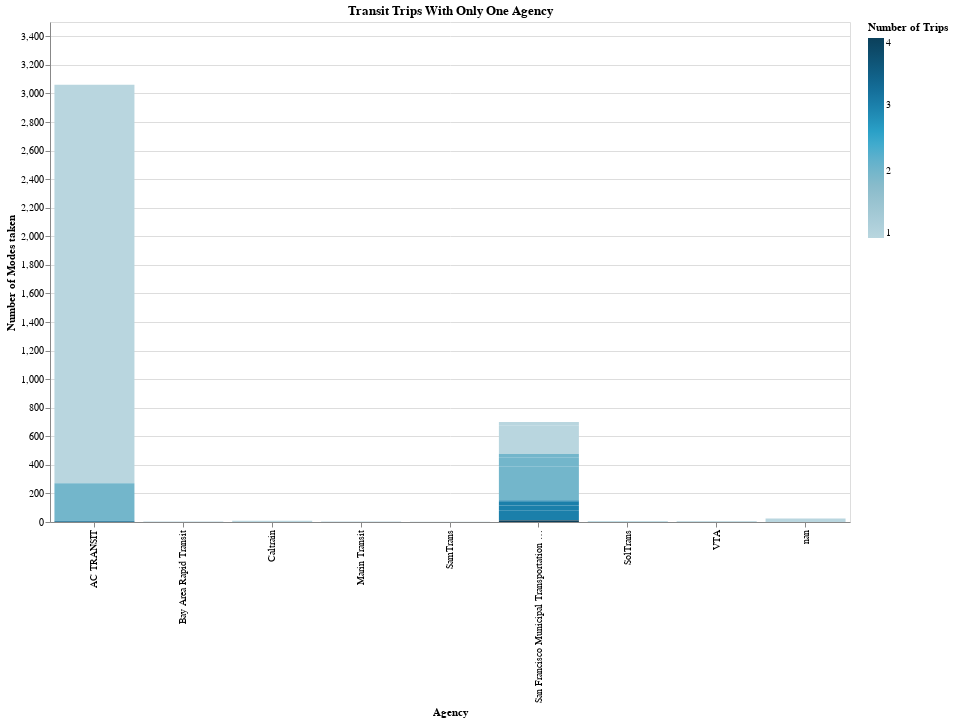

The code cell stored with this chart in its notebook:
### Code cell
chart = (alt.Chart((df>>filter(_.agency_count==1)))
             .mark_bar()
             .encode(
                 x=alt.X("unique_agencies", title="Agency"),
                 y=alt.Y("n", title="Number of Modes taken"),
                 color = alt.Color("n_modes_taken", title="Number of Trips",
                                  scale=alt.Scale(
                                      range=cp.CALITP_SEQUENTIAL_COLORS,)),
            tooltip=cols_to_keep)
        .properties(title = ("Transit Trips With Only One Agency"), width=800,
    height=500)
        )
chart

### Figure 1 — Vega-Lite specification as saved in the notebook (floating-point values rounded to 4 significant figures)
{"config": {"view": {"continuousWidth": 300, "continuousHeight": 300}}, "data": {"name": "data-299268073d18cd8f04646fd199e0a650"}, "mark": {"type": "bar"}, "encoding": {"color": {"field": "n_modes_taken", "scale": {"range": ["#B9D6DF", "#8CBCCB", "#2EA8CE", "#136C97", "#0B405B"]}, "title": "Number of Trips", "type": "quantitative"}, "tooltip": [{"field": "transit_submode", "type": "nominal"}, {"field": "unique_agencies", "type": "nominal"}, {"field": "n", "type": "quantitative"}, {"field": "n_modes_taken", "type": "quantitative"}], "x": {"field": "unique_agencies", "title": "Agency", "type": "nominal"}, "y": {"field": "n", "title": "Number of Modes taken", "type": "quantitative"}}, "height": 500, "title": "Transit Trips With Only One Agency", "width": 800, "$schema": "https://vega.github.io/schema/vega-lite/v5.14.1.json", "datasets": {"data-299268073d18cd8f04646fd199e0a650": [{"primary_mode": "public_transit", "transit_submode": "bus", "transit_agency": "AC TRANSIT", "n": 2788, "n_modes_taken": 1, "agency_count": 1, "AC TRANSIT": 1, "nan": 0, "San Francisco Bay Ferry": 0, "SolTrans": 0, "Caltrain": 0, "SamTrans": 0, "The S": 0, "Fairfield and Suisun Transit": 0, "Sacramento Regional Transit": 0, "Marin Transit": 0, "Tri Delta Transit": 0, "San Francisco Municipal Transportation Agency": 0, "Amtrak": 0, "San Joaquin Regional Transit District (RTD)": 0, "Bay Area Rapid Transit": 0, "Santa Cruz Metro": 0, "VTA": 0, "unique_agencies": "AC TRANSIT"}, {"primary_mode": "public_transit", "transit_submode": "bus, bus", "transit_agency": "AC TRANSIT, AC TRANSIT", "n": 263, "n_modes_taken": 2, "agency_count": 1, "AC TRANSIT": 2, "nan": 0, "San Francisco Bay Ferry": 0, "SolTrans": 0, "Caltrain": 0, "SamTrans": 0, "The S": 0, "Fairfield and Suisun Transit": 0, "Sacramento Regional Transit": 0, "Marin Transit": 0, "Tri Delta Transit": 0, "San Francisco Municipal Transportation Agency": 0, "Amtrak": 0, "San Joaquin Regional Transit District (RTD)": 0, "Bay Area Rapid Transit": 0, "Santa Cruz Metro": 0, "VTA": 0, "unique_agencies": "AC TRANSIT"}, {"primary_mode": "public_transit", "transit_submode": "bus, bus", "transit_agency": "San Francisco Municipal Transportation Agency, San Francisco Municipal Transportation Agency", "n": 234, "n_modes_taken": 2, "agency_count": 1, "AC TRANSIT": 0, "nan": 0, "San Francisco Bay Ferry": 0, "SolTrans": 0, "Caltrain": 0, "SamTrans": 0, "The S": 0, "Fairfield and Suisun Transit": 0, "Sacramento Regional Transit": 0, "Marin Transit": 0, "Tri Delta Transit": 0, "San Francisco Municipal Transportation Agency": 2, "Amtrak": 0, "San Joaquin Regional Transit District (RTD)": 0, "Bay Area Rapid Transit": 0, "Santa Cruz Metro": 0, "VTA": 0, "unique_agencies": "San Francisco Municipal Transportation Agency"}, {"primary_mode": "public_transit", "transit_submode": "bus", "transit_agency": "San Francisco Municipal Transportation Agency", "n": 197, "n_modes_taken": 1, "agency_count": 1, "AC TRANSIT": 0, "nan": 0, "San Francisco Bay Ferry": 0, "SolTrans": 0, "Caltrain": 0, "SamTrans": 0, "The S": 0, "Fairfield and Suisun Transit": 0, "Sacramento Regional Transit": 0, "Marin Transit": 0, "Tri Delta Transit": 0, "San Francisco Municipal Transportation Agency": 1, "Amtrak": 0, "San Joaquin Regional Transit District (RTD)": 0, "Bay Area Rapid Transit": 0, "Santa Cruz Metro": 0, "VTA": 0, "unique_agencies": "San Francisco Municipal Transportation Agency"}, {"primary_mode": "public_transit", "transit_submode": "bus, bus, bus", "transit_agency": "San Francisco Municipal Transportation Agency, San Francisco Municipal Transportation Agency, San Francisco Municipal Transportation Agency", "n": 69, "n_modes_taken": 3, "agency_count": 1, "AC TRANSIT": 0, "nan": 0, "San Francisco Bay Ferry": 0, "SolTrans": 0, "Caltrain": 0, "SamTrans": 0, "The S": 0, "Fairfield and Suisun Transit": 0, "Sacramento Regional Transit": 0, "Marin Transit": 0, "Tri Delta Transit": 0, "San Francisco Municipal Transportation Agency": 3, "Amtrak": 0, "San Joaquin Regional Transit District (RTD)": 0, "Bay Area Rapid Transit": 0, "Santa Cruz Metro": 0, "VTA": 0, "unique_agencies": "San Francisco Municipal Transportation Agency"}, {"primary_mode": "public_transit", "transit_submode": "bus, light_rail", "transit_agency": "San Francisco Municipal Transportation Agency, San Francisco Municipal Transportation Agency", "n": 63, "n_modes_taken": 2, "agency_count": 1, "AC TRANSIT": 0, "nan": 0, "San Francisco Bay Ferry": 0, "SolTrans": 0, "Caltrain": 0, "SamTrans": 0, "The S": 0, "Fairfield and Suisun Transit": 0, "Sacramento Regional Transit": 0, "Marin Transit": 0, "Tri Delta Transit": 0, "San Francisco Municipal Transportation Agency": 2, "Amtrak": 0, "San Joaquin Regional Transit District (RTD)": 0, "Bay Area Rapid Transit": 0, "Santa Cruz Metro": 0, "VTA": 0, "unique_agencies": "San Francisco Municipal Transportation Agency"}, {"primary_mode": "public_transit", "transit_submode": "light_rail, bus, bus", "transit_agency": "San Francisco Municipal Transportation Agency, San Francisco Municipal Transportation Agency, San Francisco Municipal Transportation Agency", "n": 32, "n_modes_taken": 3, "agency_count": 1, "AC TRANSIT": 0, "nan": 0, "San Francisco Bay Ferry": 0, "SolTrans": 0, "Caltrain": 0, "SamTrans": 0, "The S": 0, "Fairfield and Suisun Transit": 0, "Sacramento Regional Transit": 0, "Marin Transit": 0, "Tri Delta Transit": 0, "San Francisco Municipal Transportation Agency": 3, "Amtrak": 0, "San Joaquin Regional Transit District (RTD)": 0, "Bay Area Rapid Transit": 0, "Santa Cruz Metro": 0, "VTA": 0, "unique_agencies": "San Francisco Municipal Transportation Agency"}, {"primary_mode": "public_transit", "transit_submode": "bus, bus, light_rail", "transit_agency": "San Francisco Municipal Transportation Agency, San Francisco Municipal Transportation Agency, San Francisco Municipal Transportation Agency", "n": 27, "n_modes_taken": 3, "agency_count": 1, "AC TRANSIT": 0, "nan": 0, "San Francisco Bay Ferry": 0, "SolTrans": 0, "Caltrain": 0, "SamTrans": 0, "The S": 0, "Fairfield and Suisun Transit": 0, "Sacramento Regional Transit": 0, "Marin Transit": 0, "Tri Delta Transit": 0, "San Francisco Municipal Transportation Agency": 3, "Amtrak": 0, "San Joaquin Regional Transit District (RTD)": 0, "Bay Area Rapid Transit": 0, "Santa Cruz Metro": 0, "VTA": 0, "unique_agencies": "San Francisco Municipal Transportation Agency"}, {"primary_mode": "public_transit", "transit_submode": "light_rail", "transit_agency": "San Francisco Municipal Transportation Agency", "n": 27, "n_modes_taken": 1, "agency_count": 1, "AC TRANSIT": 0, "nan": 0, "San Francisco Bay Ferry": 0, "SolTrans": 0, "Caltrain": 0, "SamTrans": 0, "The S": 0, "Fairfield and Suisun Transit": 0, "Sacramento Regional Transit": 0, "Marin Transit": 0, "Tri Delta Transit": 0, "San Francisco Municipal Transportation Agency": 1, "Amtrak": 0, "San Joaquin Regional Transit District (RTD)": 0, "Bay Area Rapid Transit": 0, "Santa Cruz Metro": 0, "VTA": 0, "unique_agencies": "San Francisco Municipal Transportation Agency"}, {"primary_mode": "public_transit", "transit_submode": "light_rail, bus", "transit_agency": "San Francisco Municipal Transportation Agency, San Francisco Municipal Transportation Agency", "n": 26, "n_modes_taken": 2, "agency_count": 1, "AC TRANSIT": 0, "nan": 0, "San Francisco Bay Ferry": 0, "SolTrans": 0, "Caltrain": 0, "SamTrans": 0, "The S": 0, "Fairfield and Suisun Transit": 0, "Sacramento Regional Transit": 0, "Marin Transit": 0, "Tri Delta Transit": 0, "San Francisco Municipal Transportation Agency": 2, "Amtrak": 0, "San Joaquin Regional Transit District (RTD)": 0, "Bay Area Rapid Transit": 0, "Santa Cruz Metro": 0, "VTA": 0, "unique_agencies": "San Francisco Municipal Transportation Agency"}, {"primary_mode": "public_transit", "transit_submode": "nan", "transit_agency": "nan", "n": 24, "n_modes_taken": 1, "agency_count": 1, "AC TRANSIT": 0, "nan": 1, "San Francisco Bay Ferry": 0, "SolTrans": 0, "Caltrain": 0, "SamTrans": 0, "The S": 0, "Fairfield and Suisun Transit": 0, "Sacramento Regional Transit": 0, "Marin Transit": 0, "Tri Delta Transit": 0, "San Francisco Municipal Transportation Agency": 0, "Amtrak": 0, "San Joaquin Regional Transit District (RTD)": 0, "Bay Area Rapid Transit": 0, "Santa Cruz Metro": 0, "VTA": 0, "unique_agencies": "nan"}, {"primary_mode": "public_transit", "transit_submode": "bus, bus, bus, bus", "transit_agency": "San Francisco Municipal Transportation Agency, San Francisco Municipal Transportation Agency, San Francisco Municipal Transportation Agency, San Francisco Municipal Transportation Agency", "n": 9, "n_modes_taken": 4, "agency_count": 1, "AC TRANSIT": 0, "nan": 0, "San Francisco Bay Ferry": 0, "SolTrans": 0, "Caltrain": 0, "SamTrans": 0, "The S": 0, "Fairfield and Suisun Transit": 0, "Sacramento Regional Transit": 0, "Marin Transit": 0, "Tri Delta Transit": 0, "San Francisco Municipal Transportation Agency": 4, "Amtrak": 0, "San Joaquin Regional Transit District (RTD)": 0, "Bay Area Rapid Transit": 0, "Santa Cruz Metro": 0, "VTA": 0, "unique_agencies": "San Francisco Municipal Transportation Agency"}, {"primary_mode": "public_transit", "transit_submode": "bus, light_rail, bus", "transit_agency": "San Francisco Municipal Transportation Agency, San Francisco Municipal Transportation Agency, San Francisco Municipal Transportation Agency", "n": 9, "n_modes_taken": 3, "agency_count": 1, "AC TRANSIT": 0, "nan": 0, "San Francisco Bay Ferry": 0, "SolTrans": 0, "Caltrain": 0, "SamTrans": 0, "The S": 0, "Fairfield and Suisun Transit": 0, "Sacramento Regional Transit": 0, "Marin Transit": 0, "Tri Delta Transit": 0, "San Francisco Municipal Transportation Agency": 3, "Amtrak": 0, "San Joaquin Regional Transit District (RTD)": 0, "Bay Area Rapid Transit": 0, "Santa Cruz Metro": 0, "VTA": 0, "unique_agencies": "San Francisco Municipal Transportation Agency"}, {"primary_mode": "public_transit", "transit_submode": "rail", "transit_agency": "Caltrain", "n": 8, "n_modes_taken": 1, "agency_count": 1, "AC TRANSIT": 0, "nan": 0, "San Francisco Bay Ferry": 0, "SolTrans": 0, "Caltrain": 1, "SamTrans": 0, "The S": 0, "Fairfield and Suisun Transit": 0, "Sacramento Regional Transit": 0, "Marin Transit": 0, "Tri Delta Transit": 0, "San Francisco Municipal Transportation Agency": 0, "Amtrak": 0, "San Joaquin Regional Transit District (RTD)": 0, "Bay Area Rapid Transit": 0, "Santa Cruz Metro": 0, "VTA": 0, "unique_agencies": "Caltrain"}, {"primary_mode": "public_transit", "transit_submode": "bus, bus, bus", "transit_agency": "AC TRANSIT, AC TRANSIT, AC TRANSIT", "n": 7, "n_modes_taken": 3, "agency_count": 1, "AC TRANSIT": 3, "nan": 0, "San Francisco Bay Ferry": 0, "SolTrans": 0, "Caltrain": 0, "SamTrans": 0, "The S": 0, "Fairfield and Suisun Transit": 0, "Sacramento Regional Transit": 0, "Marin Transit": 0, "Tri Delta Transit": 0, "San Francisco Municipal Transportation Agency": 0, "Amtrak": 0, "San Joaquin Regional Transit District (RTD)": 0, "Bay Area Rapid Transit": 0, "Santa Cruz Metro": 0, "VTA": 0, "unique_agencies": "AC TRANSIT"}, {"primary_mode": "public_transit", "transit_submode": "bus", "transit_agency": "VTA", "n": 6, "n_modes_taken": 1, "agency_count": 1, "AC TRANSIT": 0, "nan": 0, "San Francisco Bay Ferry": 0, "SolTrans": 0, "Caltrain": 0, "SamTrans": 0, "The S": 0, "Fairfield and Suisun Transit": 0, "Sacramento Regional Transit": 0, "Marin Transit": 0, "Tri Delta Transit": 0, "San Francisco Municipal Transportation Agency": 0, "Amtrak": 0, "San Joaquin Regional Transit District (RTD)": 0, "Bay Area Rapid Transit": 0, "Santa Cruz Metro": 0, "VTA": 1, "unique_agencies": "VTA"}, {"primary_mode": "public_transit", "transit_submode": "bus", "transit_agency": "Marin Transit", "n": 4, "n_modes_taken": 1, "agency_count": 1, "AC TRANSIT": 0, "nan": 0, "San Francisco Bay Ferry": 0, "SolTrans": 0, "Caltrain": 0, "SamTrans": 0, "The S": 0, "Fairfield and Suisun Transit": 0, "Sacramento Regional Transit": 0, "Marin Transit": 1, "Tri Delta Transit": 0, "San Francisco Municipal Transportation Agency": 0, "Amtrak": 0, "San Joaquin Regional Transit District (RTD)": 0, "Bay Area Rapid Transit": 0, "Santa Cruz Metro": 0, "VTA": 0, "unique_agencies": "Marin Transit"}, {"primary_mode": "public_transit", "transit_submode": "subway", "transit_agency": "Bay Area Rapid Transit", "n": 4, "n_modes_taken": 1, "agency_count": 1, "AC TRANSIT": 0, "nan": 0, "San Francisco Bay Ferry": 0, "SolTrans": 0, "Caltrain": 0, "SamTrans": 0, "The S": 0, "Fairfield and Suisun Transit": 0, "Sacramento Regional Transit": 0, "Marin Transit": 0, "Tri Delta Transit": 0, "San Francisco Municipal Transportation Agency": 0, "Amtrak": 0, "San Joaquin Regional Transit District (RTD)": 0, "Bay Area Rapid Transit": 1, "Santa Cruz Metro": 0, "VTA": 0, "unique_agencies": "Bay Area Rapid Transit"}, {"primary_mode": "public_transit", "transit_submode": "bus", "transit_agency": "SolTrans", "n": 3, "n_modes_taken": 1, "agency_count": 1, "AC TRANSIT": 0, "nan": 0, "San Francisco Bay Ferry": 0, "SolTrans": 1, "Caltrain": 0, "SamTrans": 0, "The S": 0, "Fairfield and Suisun Transit": 0, "Sacramento Regional Transit": 0, "Marin Transit": 0, "Tri Delta Transit": 0, "San Francisco Municipal Transportation Agency": 0, "Amtrak": 0, "San Joaquin Regional Transit District (RTD)": 0, "Bay Area Rapid Transit": 0, "Santa Cruz Metro": 0, "VTA": 0, "unique_agencies": "SolTrans"}, {"primary_mode": "public_transit", "transit_submode": "bus, light_rail, bus, bus", "transit_agency": "San Francisco Municipal Transportation Agency, San Francisco Municipal Transportation Agency, San Francisco Municipal Transportation Agency, San Francisco Municipal Transportation Agency", "n": 3, "n_modes_taken": 4, "agency_count": 1, "AC TRANSIT": 0, "nan": 0, "San Francisco Bay Ferry": 0, "SolTrans": 0, "Caltrain": 0, "SamTrans": 0, "The S": 0, "Fairfield and Suisun Transit": 0, "Sacramento Regional Transit": 0, "Marin Transit": 0, "Tri Delta Transit": 0, "San Francisco Municipal Transportation Agency": 4, "Amtrak": 0, "San Joaquin Regional Transit District (RTD)": 0, "Bay Area Rapid Transit": 0, "Santa Cruz Metro": 0, "VTA": 0, "unique_agencies": "San Francisco Municipal Transportation Agency"}, {"primary_mode": "public_transit", "transit_submode": "bus, bus", "transit_agency": "SolTrans, SolTrans", "n": 2, "n_modes_taken": 2, "agency_count": 1, "AC TRANSIT": 0, "nan": 0, "San Francisco Bay Ferry": 0, "SolTrans": 2, "Caltrain": 0, "SamTrans": 0, "The S": 0, "Fairfield and Suisun Transit": 0, "Sacramento Regional Transit": 0, "Marin Transit": 0, "Tri Delta Transit": 0, "San Francisco Municipal Transportation Agency": 0, "Amtrak": 0, "San Joaquin Regional Transit District (RTD)": 0, "Bay Area Rapid Transit": 0, "Santa Cruz Metro": 0, "VTA": 0, "unique_agencies": "SolTrans"}, {"primary_mode": "public_transit", "transit_submode": "bus, bus, bus, bus", "transit_agency": "AC TRANSIT, AC TRANSIT, AC TRANSIT, AC TRANSIT", "n": 2, "n_modes_taken": 4, "agency_count": 1, "AC TRANSIT": 4, "nan": 0, "San Francisco Bay Ferry": 0, "SolTrans": 0, "Caltrain": 0, "SamTrans": 0, "The S": 0, "Fairfield and Suisun Transit": 0, "Sacramento Regional Transit": 0, "Marin Transit": 0, "Tri Delta Transit": 0, "San Francisco Municipal Transportation Agency": 0, "Amtrak": 0, "San Joaquin Regional Transit District (RTD)": 0, "Bay Area Rapid Transit": 0, "Santa Cruz Metro": 0, "VTA": 0, "unique_agencies": "AC TRANSIT"}, {"primary_mode": "public_transit", "transit_submode": "bus", "transit_agency": "SamTrans", "n": 1, "n_modes_taken": 1, "agency_count": 1, "AC TRANSIT": 0, "nan": 0, "San Francisco Bay Ferry": 0, "SolTrans": 0, "Caltrain": 0, "SamTrans": 1, "The S": 0, "Fairfield and Suisun Transit": 0, "Sacramento Regional Transit": 0, "Marin Transit": 0, "Tri Delta Transit": 0, "San Francisco Municipal Transportation Agency": 0, "Amtrak": 0, "San Joaquin Regional Transit District (RTD)": 0, "Bay Area Rapid Transit": 0, "Santa Cruz Metro": 0, "VTA": 0, "unique_agencies": "SamTrans"}, {"primary_mode": "public_transit", "transit_submode": "bus, bus, bus, light_rail", "transit_agency": "San Francisco Municipal Transportation Agency, San Francisco Municipal Transportation Agency, San Francisco Municipal Transportation Agency, San Francisco Municipal Transportation Agency", "n": 1, "n_modes_taken": 4, "agency_count": 1, "AC TRANSIT": 0, "nan": 0, "San Francisco Bay Ferry": 0, "SolTrans": 0, "Caltrain": 0, "SamTrans": 0, "The S": 0, "Fairfield and Suisun Transit": 0, "Sacramento Regional Transit": 0, "Marin Transit": 0, "Tri Delta Transit": 0, "San Francisco Municipal Transportation Agency": 4, "Amtrak": 0, "San Joaquin Regional Transit District (RTD)": 0, "Bay Area Rapid Transit": 0, "Santa Cruz Metro": 0, "VTA": 0, "unique_agencies": "San Francisco Municipal Transportation Agency"}, {"primary_mode": "public_transit", "transit_submode": "bus, bus, cable_car", "transit_agency": "San Francisco Municipal Transportation Agency, San Francisco Municipal Transportation Agency, San Francisco Municipal Transportation Agency", "n": 1, "n_modes_taken": 3, "agency_count": 1, "AC TRANSIT": 0, "nan": 0, "San Francisco Bay Ferry": 0, "SolTrans": 0, "Caltrain": 0, "SamTrans": 0, "The S": 0, "Fairfield and Suisun Transit": 0, "Sacramento Regional Transit": 0, "Marin Transit": 0, "Tri Delta Transit": 0, "San Francisco Municipal Transportation Agency": 3, "Amtrak": 0, "San Joaquin Regional Transit District (RTD)": 0, "Bay Area Rapid Transit": 0, "Santa Cruz Metro": 0, "VTA": 0, "unique_agencies": "San Francisco Municipal Transportation Agency"}, {"primary_mode": "public_transit", "transit_submode": "bus, bus, light_rail, bus", "transit_agency": "San Francisco Municipal Transportation Agency, San Francisco Municipal Transportation Agency, San Francisco Municipal Transportation Agency, San Francisco Municipal Transportation Agency", "n": 1, "n_modes_taken": 4, "agency_count": 1, "AC TRANSIT": 0, "nan": 0, "San Francisco Bay Ferry": 0, "SolTrans": 0, "Caltrain": 0, "SamTrans": 0, "The S": 0, "Fairfield and Suisun Transit": 0, "Sacramento Regional Transit": 0, "Marin Transit": 0, "Tri Delta Transit": 0, "San Francisco Municipal Transportation Agency": 4, "Amtrak": 0, "San Joaquin Regional Transit District (RTD)": 0, "Bay Area Rapid Transit": 0, "Santa Cruz Metro": 0, "VTA": 0, "unique_agencies": "San Francisco Municipal Transportation Agency"}, {"primary_mode": "public_transit", "transit_submode": "light_rail", "transit_agency": "VTA", "n": 1, "n_modes_taken": 1, "agency_count": 1, "AC TRANSIT": 0, "nan": 0, "San Francisco Bay Ferry": 0, "SolTrans": 0, "Caltrain": 0, "SamTrans": 0, "The S": 0, "Fairfield and Suisun Transit": 0, "Sacramento Regional Transit": 0, "Marin Transit": 0, "Tri Delta Transit": 0, "San Francisco Municipal Transportation Agency": 0, "Amtrak": 0, "San Joaquin Regional Transit District (RTD)": 0, "Bay Area Rapid Transit": 0, "Santa Cruz Metro": 0, "VTA": 1, "unique_agencies": "VTA"}, {"primary_mode": "public_transit", "transit_submode": "light_rail, light_rail, bus", "transit_agency": "San Francisco Municipal Transportation Agency, San Francisco Municipal Transportation Agency, San Francisco Municipal Transportation Agency", "n": 1, "n_modes_taken": 3, "agency_count": 1, "AC TRANSIT": 0, "nan": 0, "San Francisco Bay Ferry": 0, "SolTrans": 0, "Caltrain": 0, "SamTrans": 0, "The S": 0, "Fairfield and Suisun Transit": 0, "Sacramento Regional Transit": 0, "Marin Transit": 0, "Tri Delta Transit": 0, "San Francisco Municipal Transportation Agency": 3, "Amtrak": 0, "San Joaquin Regional Transit District (RTD)": 0, "Bay Area Rapid Transit": 0, "Santa Cruz Metro": 0, "VTA": 0, "unique_agencies": "San Francisco Municipal Transportation Agency"}]}}
